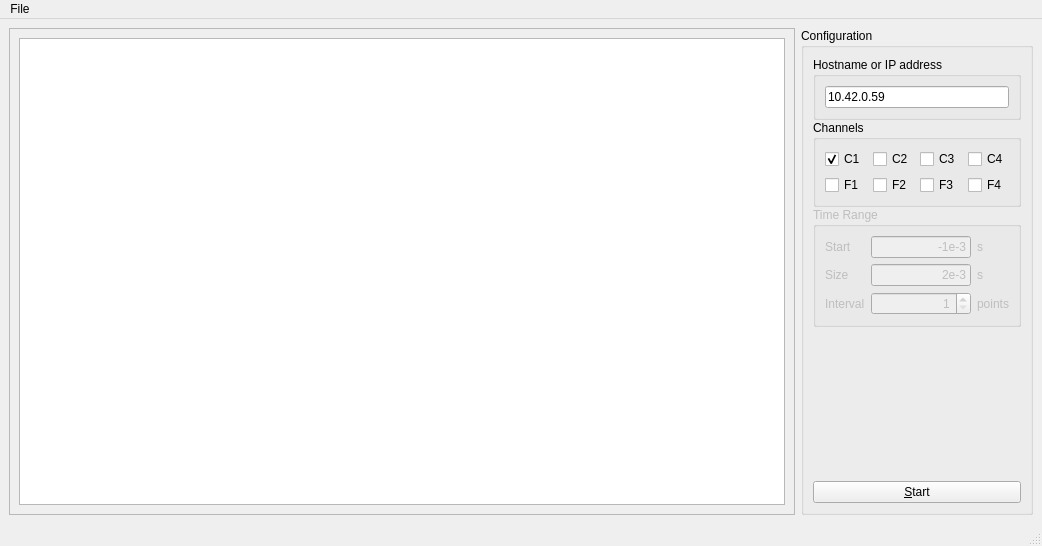
<?xml version="1.0" encoding="UTF-8"?>
<ui version="4.0">
 <class>MainWindow</class>
 <widget class="QMainWindow" name="MainWindow">
  <property name="geometry">
   <rect>
    <x>0</x>
    <y>0</y>
    <width>1042</width>
    <height>546</height>
   </rect>
  </property>
  <property name="windowTitle">
   <string>PyQtGraph Example</string>
  </property>
  <widget class="QWidget" name="centralwidget">
   <layout class="QHBoxLayout" name="horizontalLayout" stretch="1,0">
    <item>
     <widget class="QFrame" name="frame">
      <property name="frameShape">
       <enum>QFrame::Shape::StyledPanel</enum>
      </property>
      <property name="frameShadow">
       <enum>QFrame::Shadow::Raised</enum>
      </property>
      <layout class="QVBoxLayout" name="verticalLayout_2">
       <item>
        <widget class="GraphicsLayoutWidget" name="graphicsLayoutWidget"/>
       </item>
      </layout>
     </widget>
    </item>
    <item>
     <widget class="QGroupBox" name="groupBox">
      <property name="title">
       <string>Configuration</string>
      </property>
      <layout class="QVBoxLayout" name="verticalLayout_4">
       <item>
        <widget class="QWidget" name="configuration_frame" native="true">
         <layout class="QVBoxLayout" name="verticalLayout">
          <property name="spacing">
           <number>0</number>
          </property>
          <property name="leftMargin">
           <number>0</number>
          </property>
          <property name="topMargin">
           <number>0</number>
          </property>
          <property name="rightMargin">
           <number>0</number>
          </property>
          <property name="bottomMargin">
           <number>0</number>
          </property>
          <item>
           <widget class="QGroupBox" name="hostname_groupBox">
            <property name="title">
             <string>Hostname or IP address</string>
            </property>
            <layout class="QVBoxLayout" name="verticalLayout_3">
             <item>
              <widget class="QLineEdit" name="hostnameLineEdit">
               <property name="text">
                <string>10.42.0.59</string>
               </property>
               <property name="maxLength">
                <number>256</number>
               </property>
               <property name="alignment">
                <set>Qt::AlignmentFlag::AlignLeading|Qt::AlignmentFlag::AlignLeft|Qt::AlignmentFlag::AlignVCenter</set>
               </property>
              </widget>
             </item>
            </layout>
           </widget>
          </item>
          <item>
           <widget class="QGroupBox" name="channels_groupBox">
            <property name="title">
             <string>Channels</string>
            </property>
            <layout class="QGridLayout" name="gridLayout">
             <item row="0" column="1">
              <widget class="QCheckBox" name="c2_checkBox">
               <property name="text">
                <string>C2</string>
               </property>
              </widget>
             </item>
             <item row="0" column="2">
              <widget class="QCheckBox" name="c3_checkBox">
               <property name="text">
                <string>C3</string>
               </property>
              </widget>
             </item>
             <item row="0" column="0">
              <widget class="QCheckBox" name="c1_checkBox">
               <property name="text">
                <string>C1</string>
               </property>
               <property name="checked">
                <bool>true</bool>
               </property>
              </widget>
             </item>
             <item row="0" column="3">
              <widget class="QCheckBox" name="c4_checkBox">
               <property name="text">
                <string>C4</string>
               </property>
              </widget>
             </item>
             <item row="2" column="0">
              <widget class="QCheckBox" name="f1_checkBox">
               <property name="text">
                <string>F1</string>
               </property>
              </widget>
             </item>
             <item row="2" column="1">
              <widget class="QCheckBox" name="f2_checkBox">
               <property name="text">
                <string>F2</string>
               </property>
              </widget>
             </item>
             <item row="2" column="2">
              <widget class="QCheckBox" name="f3_checkBox">
               <property name="text">
                <string>F3</string>
               </property>
              </widget>
             </item>
             <item row="2" column="3">
              <widget class="QCheckBox" name="f4_checkBox">
               <property name="text">
                <string>F4</string>
               </property>
              </widget>
             </item>
            </layout>
           </widget>
          </item>
          <item>
           <widget class="QGroupBox" name="time_groupBox">
            <property name="enabled">
             <bool>false</bool>
            </property>
            <property name="title">
             <string>Time Range</string>
            </property>
            <layout class="QGridLayout" name="gridLayout_2">
             <item row="2" column="0">
              <widget class="QLabel" name="label_4">
               <property name="text">
                <string>Interval</string>
               </property>
              </widget>
             </item>
             <item row="2" column="1">
              <widget class="QSpinBox" name="interval_spinBox">
               <property name="sizePolicy">
                <sizepolicy hsizetype="Expanding" vsizetype="Fixed">
                 <horstretch>0</horstretch>
                 <verstretch>0</verstretch>
                </sizepolicy>
               </property>
               <property name="minimumSize">
                <size>
                 <width>64</width>
                 <height>0</height>
                </size>
               </property>
               <property name="alignment">
                <set>Qt::AlignmentFlag::AlignRight|Qt::AlignmentFlag::AlignTrailing|Qt::AlignmentFlag::AlignVCenter</set>
               </property>
               <property name="minimum">
                <number>1</number>
               </property>
               <property name="maximum">
                <number>1000</number>
               </property>
              </widget>
             </item>
             <item row="0" column="0">
              <widget class="QLabel" name="label_2">
               <property name="text">
                <string>Start</string>
               </property>
              </widget>
             </item>
             <item row="1" column="0">
              <widget class="QLabel" name="label_3">
               <property name="text">
                <string>Size</string>
               </property>
              </widget>
             </item>
             <item row="0" column="2">
              <widget class="QLabel" name="label_5">
               <property name="text">
                <string>s</string>
               </property>
              </widget>
             </item>
             <item row="1" column="2">
              <widget class="QLabel" name="label_6">
               <property name="text">
                <string>s</string>
               </property>
              </widget>
             </item>
             <item row="2" column="2">
              <widget class="QLabel" name="label_7">
               <property name="text">
                <string>points</string>
               </property>
              </widget>
             </item>
             <item row="0" column="1">
              <widget class="QLineEdit" name="start_lineEdit">
               <property name="sizePolicy">
                <sizepolicy hsizetype="Fixed" vsizetype="Fixed">
                 <horstretch>0</horstretch>
                 <verstretch>0</verstretch>
                </sizepolicy>
               </property>
               <property name="maximumSize">
                <size>
                 <width>100</width>
                 <height>16777215</height>
                </size>
               </property>
               <property name="text">
                <string>-1e-3</string>
               </property>
               <property name="maxLength">
                <number>10</number>
               </property>
               <property name="alignment">
                <set>Qt::AlignmentFlag::AlignRight|Qt::AlignmentFlag::AlignTrailing|Qt::AlignmentFlag::AlignVCenter</set>
               </property>
              </widget>
             </item>
             <item row="1" column="1">
              <widget class="QLineEdit" name="size_lineEdit">
               <property name="sizePolicy">
                <sizepolicy hsizetype="Fixed" vsizetype="Fixed">
                 <horstretch>0</horstretch>
                 <verstretch>0</verstretch>
                </sizepolicy>
               </property>
               <property name="maximumSize">
                <size>
                 <width>100</width>
                 <height>16777215</height>
                </size>
               </property>
               <property name="text">
                <string>2e-3</string>
               </property>
               <property name="maxLength">
                <number>10</number>
               </property>
               <property name="alignment">
                <set>Qt::AlignmentFlag::AlignRight|Qt::AlignmentFlag::AlignTrailing|Qt::AlignmentFlag::AlignVCenter</set>
               </property>
              </widget>
             </item>
            </layout>
           </widget>
          </item>
         </layout>
        </widget>
       </item>
       <item>
        <spacer name="verticalSpacer">
         <property name="orientation">
          <enum>Qt::Orientation::Vertical</enum>
         </property>
         <property name="sizeHint" stdset="0">
          <size>
           <width>20</width>
           <height>40</height>
          </size>
         </property>
        </spacer>
       </item>
       <item>
        <widget class="QPushButton" name="start_pushButton">
         <property name="text">
          <string>&amp;Start</string>
         </property>
         <property name="checkable">
          <bool>true</bool>
         </property>
        </widget>
       </item>
      </layout>
     </widget>
    </item>
   </layout>
  </widget>
  <widget class="QMenuBar" name="menubar">
   <property name="geometry">
    <rect>
     <x>0</x>
     <y>0</y>
     <width>1042</width>
     <height>26</height>
    </rect>
   </property>
   <widget class="QMenu" name="menuFile">
    <property name="title">
     <string>File</string>
    </property>
    <addaction name="actionE_xit"/>
   </widget>
   <addaction name="menuFile"/>
  </widget>
  <widget class="QStatusBar" name="statusbar"/>
  <action name="actionE_xit">
   <property name="text">
    <string>E&amp;xit</string>
   </property>
  </action>
 </widget>
 <customwidgets>
  <customwidget>
   <class>GraphicsLayoutWidget</class>
   <extends>QGraphicsView</extends>
   <header>pyqtgraph</header>
  </customwidget>
 </customwidgets>
 <tabstops>
  <tabstop>graphicsLayoutWidget</tabstop>
  <tabstop>hostnameLineEdit</tabstop>
  <tabstop>c1_checkBox</tabstop>
  <tabstop>c2_checkBox</tabstop>
  <tabstop>c3_checkBox</tabstop>
  <tabstop>c4_checkBox</tabstop>
  <tabstop>f1_checkBox</tabstop>
  <tabstop>f2_checkBox</tabstop>
  <tabstop>f3_checkBox</tabstop>
  <tabstop>f4_checkBox</tabstop>
  <tabstop>start_lineEdit</tabstop>
  <tabstop>size_lineEdit</tabstop>
  <tabstop>interval_spinBox</tabstop>
  <tabstop>start_pushButton</tabstop>
 </tabstops>
 <resources/>
 <connections>
  <connection>
   <sender>actionE_xit</sender>
   <signal>triggered()</signal>
   <receiver>MainWindow</receiver>
   <slot>close()</slot>
   <hints>
    <hint type="sourcelabel">
     <x>-1</x>
     <y>-1</y>
    </hint>
    <hint type="destinationlabel">
     <x>399</x>
     <y>299</y>
    </hint>
   </hints>
  </connection>
 </connections>
</ui>
